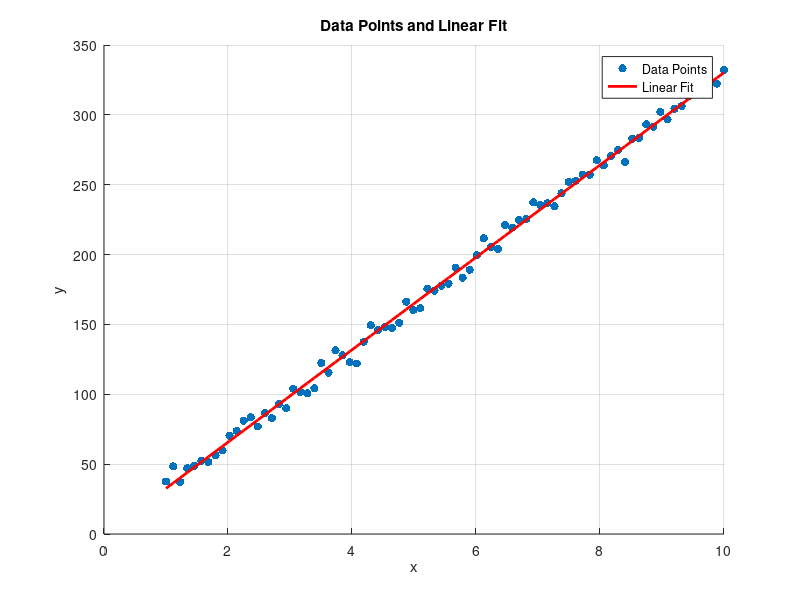

The MATLAB source for this figure:
R = 33;
n = 80; % Number of data points
x = linspace(1, 10, n);
y = R * x + randn(1, n) * 5; % Linear relationship with some noise

% Plotting the data points and the linear fit
figure;
scatter(x, y, 'filled');
hold on;
p = polyfit(x, y, 1); % Linear fit
y_fit = polyval(p, x);
plot(x, y_fit, '-r', 'LineWidth', 2);
xlabel('x');
ylabel('y');
title('Data Points and Linear Fit');
legend('Data Points', 'Linear Fit');
grid on;